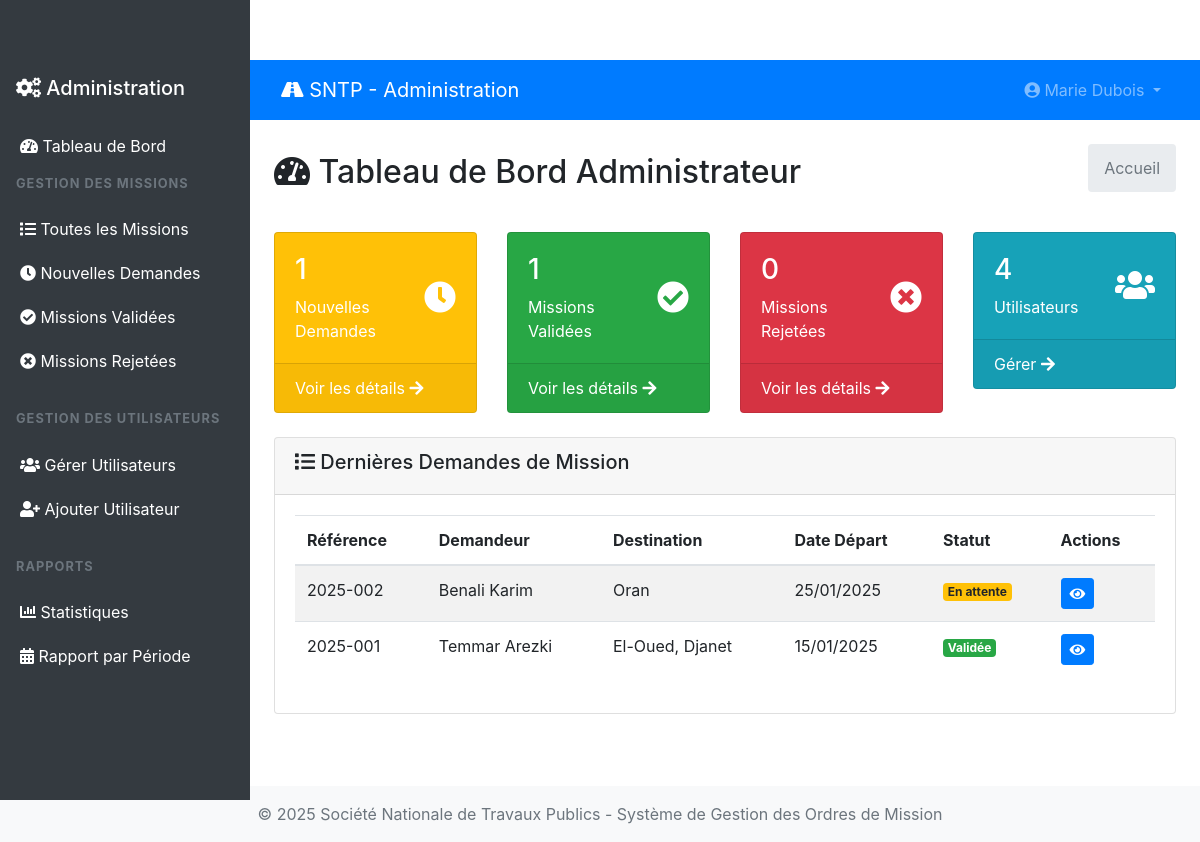
Screenshot of /admin/dashboard.php (signed in) with the database file from the repository.
### tables this page shows
CREATE TABLE `tblusers` (
  `ID` int(10) NOT NULL,
  `Nom` varchar(200) DEFAULT NULL,
  `Prenom` varchar(200) DEFAULT NULL,
  `Email` varchar(200) DEFAULT NULL,
  `Fonction` varchar(200) DEFAULT NULL,
  `Departement` varchar(200) DEFAULT NULL,
  `MobileNumber` bigint(10) DEFAULT NULL,
  `Password` varchar(200) NOT NULL,
  `Role` enum('admin','chef_departement','user') DEFAULT 'user',
  `RegDate` timestamp NULL DEFAULT current_timestamp()
);

CREATE TABLE `tblmissions` (
  `ID` int(10) NOT NULL,
  `UserID` int(5) NOT NULL,
  `SubmittedBy` int(5) DEFAULT NULL,
  `ReferenceNumber` varchar(50) DEFAULT NULL,
  `NomPrenom` varchar(400) DEFAULT NULL,
  `Fonction` varchar(200) DEFAULT NULL,
  `VilleDepart` varchar(200) DEFAULT NULL,
  `DateDepart` date DEFAULT NULL,
  `Destinations` text DEFAULT NULL,
  `ItineraireType` varchar(100) DEFAULT NULL,
  `MotifDeplacement` varchar(300) DEFAULT NULL,
  `MoyenTransport` varchar(200) DEFAULT NULL,
  `DateRetour` date DEFAULT NULL,
  `Observations` text DEFAULT NULL,
  `Status` enum('en_attente','validee','rejetee','en_cours') DEFAULT 'en_attente',
  `Remarque` text DEFAULT NULL,
  `ValidatedBy` int(5) DEFAULT NULL,
  `DateCreation` timestamp NULL DEFAULT current_timestamp(),
  `DateValidation` timestamp NULL DEFAULT NULL ON UPDATE current_timestamp()
);

### admin/dashboard.php (the view, shortened to what this page needs)
<?php
include('includes/dbconnection.php');
if (strlen($_SESSION['GMSaid']) == 0) {
    header('location:logout.php');
} else {
    $sql = "SELECT COUNT(*) as total FROM tblmissions WHERE Status='en_attente'";
    $query = $dbh->prepare($sql);
    $query->execute();
    $nouvelles = $query->fetch(PDO::FETCH_OBJ)->total;
    $sql = "SELECT COUNT(*) as total FROM tblmissions WHERE Status='validee'";
    $query = $dbh->prepare($sql);
    $query->execute();
    $validees = $query->fetch(PDO::FETCH_OBJ)->total;
    $sql = "SELECT COUNT(*) as total FROM tblmissions WHERE Status='rejetee'";
    $query = $dbh->prepare($sql);
    $query->execute();
    $rejetees = $query->fetch(PDO::FETCH_OBJ)->total;
    $sql = "SELECT COUNT(*) as total FROM tblusers";
    $query = $dbh->prepare($sql);
    $query->execute();
    $totalUsers = $query->fetch(PDO::FETCH_OBJ)->total;
?>
<!DOCTYPE html>
<html lang="fr">
<head>
    <link href="https://cdn.jsdelivr.net/npm/bootstrap@4.6.2/dist/css/bootstrap.min.css" rel="stylesheet">
    <link href="https://cdnjs.cloudflare.com/ajax/libs/font-awesome/5.15.4/css/all.min.css" rel="stylesheet">
</head>
<body>
    <?php include_once('includes/sidebar.php'); ?>
    <div class="main-content">
        <?php include_once('includes/header.php'); ?>
        <div class="container-fluid p-4">
            <div class="d-flex justify-content-between align-items-center mb-4">
                <h2><i class="fas fa-tachometer-alt"></i> Tableau de Bord Administrateur</h2>
                <nav aria-label="breadcrumb">
                    <ol class="breadcrumb">
                        <li class="breadcrumb-item active">Accueil</li>
                    </ol>
                </nav>
            </div>
            <div class="row mb-4">
                <div class="col-md-3">
                    <div class="card bg-warning text-white">
                        <div class="card-body">
                            <div class="d-flex justify-content-between">
                                <div>
                                    <h3><?php echo $nouvelles; ?></h3>
                                    <p class="mb-0">Nouvelles Demandes</p>
                                </div>
                                <div class="align-self-center">
                                    <i class="fas fa-clock fa-2x"></i>
                                </div>
                            </div>
                        </div>
                        <div class="card-footer">
                            <a href="new-missions.php" class="text-white">
                                Voir les détails <i class="fas fa-arrow-right"></i>
                            </a>
                        </div>
                    </div>
                </div>
                <div class="col-md-3">
                    <div class="card bg-success text-white">
                        <div class="card-body">
                            <div class="d-flex justify-content-between">
                                <div>
                                    <h3><?php echo $validees; ?></h3>
                                    <p class="mb-0">Missions Validées</p>
                                </div>
                                <div class="align-self-center">
                                    <i class="fas fa-check-circle fa-2x"></i>
                                </div>
                            </div>
                        </div>
                        <div class="card-footer">
                            <a href="validated-missions.php" class="text-white">
                                Voir les détails <i class="fas fa-arrow-right"></i>
                            </a>
                        </div>
                    </div>
                </div>
                <div class="col-md-3">
                    <div class="card bg-danger text-white">
                        <div class="card-body">
                            <div class="d-flex justify-content-between">
                                <div>
                                    <h3><?php echo $rejetees; ?></h3>
                                    <p class="mb-0">Missions Rejetées</p>
                                </div>
                                <div class="align-self-center">
                                    <i class="fas fa-times-circle fa-2x"></i>
                                </div>
                            </div>
                        </div>
                        <div class="card-footer">
                            <a href="rejected-missions.php" class="text-white">
                                Voir les détails <i class="fas fa-arrow-right"></i>
                            </a>
                        </div>
                    </div>
                </div>
                <div class="col-md-3">
                    <div class="card bg-info text-white">
                        <div class="card-body">
                            <div class="d-flex justify-content-between">
                                <div>
                                    <h3><?php echo $totalUsers; ?></h3>
                                    <p class="mb-0">Utilisateurs</p>
                                </div>
                                <div class="align-self-center">
                                    <i class="fas fa-users fa-2x"></i>
                                </div>
                            </div>
                        </div>
                        <div class="card-footer">
                            <a href="manage-users.php" class="text-white">
                                Gérer <i class="fas fa-arrow-right"></i>
                            </a>
                        </div>
                    </div>
                </div>
            </div>
            <div class="row">
                <div class="col-12">
                    <div class="card">
                        <div class="card-header">
                            <h5><i class="fas fa-list"></i> Dernières Demandes de Mission</h5>
                        </div>
                        <div class="card-body">
                            <div class="table-responsive">
                                <table class="table table-striped">
                                    <thead>
                                        <tr>
                                            <th>Référence</th>
                                            <th>Demandeur</th>
                                            <th>Destination</th>
                                            <th>Date Départ</th>
                                            <th>Statut</th>
                                            <th>Actions</th>
                                        </tr>
                                    </thead>
                                    <tbody>
                                        <?php
                                        $sql = "SELECT m.*, u.Nom, u.Prenom FROM tblmissions m
                                               JOIN tblusers u ON m.UserID = u.ID
                                               ORDER BY m.DateCreation DESC LIMIT 10";
                                        $query = $dbh->prepare($sql);
                                        $query->execute();
                                        $results = $query->fetchAll(PDO::FETCH_OBJ);
                                        if($query->rowCount() > 0) {
                                            foreach($results as $row) {
                                        ?>
                                        <tr>
                                            <td><?php echo htmlentities($row->ReferenceNumber); ?></td>
                                            <td><?php echo htmlentities($row->Nom . ' ' . $row->Prenom); ?></td>
                                            <td><?php echo htmlentities($row->Destinations); ?></td>
                                            <td><?php echo date('d/m/Y', strtotime($row->DateDepart)); ?></td>
                                            <td>
                                                <?php if($row->Status == 'en_attente') { ?>
                                                    <span class="badge badge-warning">En attente</span>
                                                <?php } elseif($row->Status == 'validee') { ?>
                                                    <span class="badge badge-success">Validée</span>
                                                <?php } else { ?>
                                                    <span class="badge badge-danger">Rejetée</span>
                                                <?php } ?>
                                            </td>
                                            <td>
                                                <a href="view-mission-detail.php?viewid=<?php echo $row->ID; ?>"
                                                   class="btn btn-sm btn-primary">
                                                    <i class="fas fa-eye"></i>
                                                </a>
                                            </td>
                                        </tr>
                                        <?php }} ?>
                                    </tbody>
                                </table>
                            </div>
                        </div>
                    </div>
                </div>
            </div>
        </div>
    </div>
    <?php include_once('includes/footer.php'); ?>
</body>
</html>
<?php } ?>

### admin/includes/header.php (shortened to what this page needs)
<nav class="navbar navbar-expand-lg navbar-dark bg-primary">
    <div class="container-fluid">
        <a class="navbar-brand" href="dashboard.php">
            <i class="fas fa-road"></i> SNTP - Administration
        </a>
        <div class="collapse navbar-collapse" id="navbarNav">
            <ul class="navbar-nav ml-auto">
                <li class="nav-item dropdown">
                    <a class="nav-link dropdown-toggle" href="#" id="navbarDropdown" role="button" data-toggle="dropdown">
                        <i class="fas fa-user-circle"></i>
                        <?php
                        $aid = $_SESSION['GMSaid'];
                        $sql = "SELECT Nom,Prenom FROM tblusers WHERE ID=:aid";
                        $query = $dbh->prepare($sql);
                        $query->bindParam(':aid',$aid,PDO::PARAM_STR);
                        $query->execute();
                        $result = $query->fetch(PDO::FETCH_OBJ);
                        echo htmlentities($result->Prenom . ' ' . $result->Nom);
                        ?>
                    </a>
                </li>
            </ul>
        </div>
    </div>
</nav>

### admin/includes/sidebar.php (style rules this page uses)
.main-content { margin-left: 250px; padding-top: 60px; }
.nav-link { padding: 10px 20px; border-radius: 0; transition: background-color 0.3s; }

### rows the page displays
tblusers: Prenom+Nom "Marie Dubois"
tblmissions: ReferenceNumber "2025-002", UserID.Prenom "Benali Karim", Destinations "Oran", DateDepart "25/01/2025", Status "En attente"
tblmissions: ReferenceNumber "2025-001", UserID.Prenom "Temmar Arezki", Destinations "El-Oued, Djanet", DateDepart "15/01/2025", Status "Validée"

### other values shown
$nouvelles "1"
$validees "1"
$rejetees "0"
$totalUsers "4"
